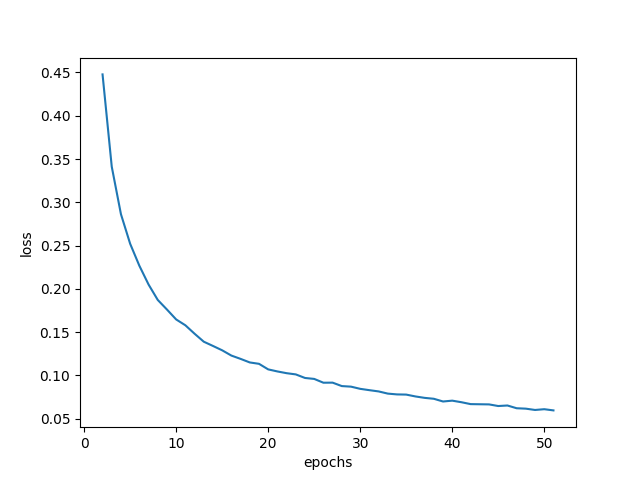

Reproduce this figure in Python.
#!/usr/bin/env python3
# -*- coding: utf-8 -*-
"""
Created on Sat Mar  2 12:54:19 2019

@author: sunyirong
"""

import tensorflow as tf
from tensorflow.examples.tutorials.mnist import input_data
import matplotlib.pyplot as plt


mnist = input_data.read_data_sets('../MNIST-data', one_hot=True)

BATCH_SIZE = 32
STEPS=mnist.train.num_examples//BATCH_SIZE
epochs = 50


x=tf.placeholder(tf.float32,shape=(None,784))
y_=tf.placeholder(tf.float32,shape=(None,10))

w1=tf.Variable(tf.random_normal([784,256],stddev=0.01))
b1=tf.Variable(tf.random_normal([256],stddev=0.01))
z1=tf.matmul(x,w1)+b1
a1=tf.nn.relu(z1)
#tf.add_to_collection(tf.GraphKeys.WEIGHTS,w1)

#添加dropout正则化
a2 = tf.nn.dropout(a1,0.5)

#w2=tf.Variable(tf.random_normal([256,128],stddev=1))
#b2=tf.Variable(tf.random_normal([128],stddev=1))
#z2=tf.matmul(a1,w2)+b2
#a2=tf.nn.relu(z2)

w3 = tf.Variable(tf.random_normal([256,10],stddev=0.01))
b3 = tf.Variable(tf.random_normal([10],stddev=0.01))
y = tf.matmul(a2,w3)+b3
#tf.add_to_collection(tf.GraphKeys.WEIGHTS,w3)



cross_entropy = tf.nn.softmax_cross_entropy_with_logits(logits=y,labels=y_)
loss=tf.reduce_mean(cross_entropy)
train_step = tf.train.GradientDescentOptimizer(0.02).minimize(loss)



right_num=tf.equal(tf.argmax(y,1),tf.argmax(y_,1))
accuracy=tf.reduce_mean(tf.cast(right_num,tf.float32))

xlabel=[]
loss_label=[]
acc_label=[]


with tf.Session() as sess:
    init_op = tf.global_variables_initializer()
    sess.run(init_op)
    for i in range(1,epochs+1):
        for j in range(STEPS):
            xs,ys=mnist.train.next_batch(BATCH_SIZE)
            sess.run(train_step,feed_dict={x:xs,y_:ys})
#            if j%200 ==0:
#                total_loss = sess.run(loss,feed_dict={x:mnist.test.images,y_:mnist.test.labels})
#                print('    After %d steps,loss on all data is %g'%(j,total_loss))
#                if j!=0:
#                    xlabel.append(j+i*10)
#                    ylabel.append(total_loss)
        total_loss, total_acc= sess.run((loss,accuracy),feed_dict={x:mnist.train.images,y_:mnist.train.labels})
        xlabel.append(i+1)
        loss_label.append(total_loss)
        acc_label.append(total_acc)
        print("After %d epochs,loss on all data is %g,and the accuracy is %g"%(i,total_loss,total_acc))
      
plt.plot(xlabel,loss_label)
plt.xlabel('epochs')
plt.ylabel('loss')
plt.show()

            
         
            
            
            
            
            

            
            
        
